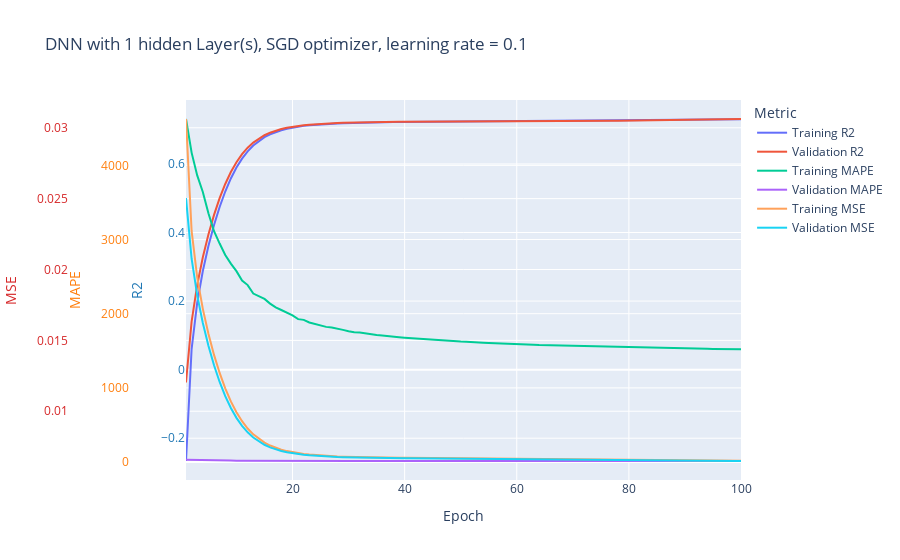
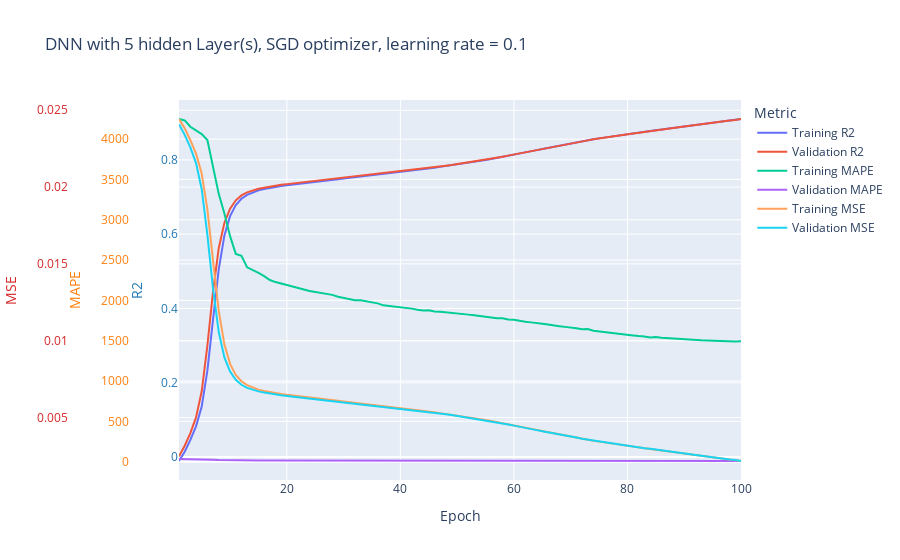
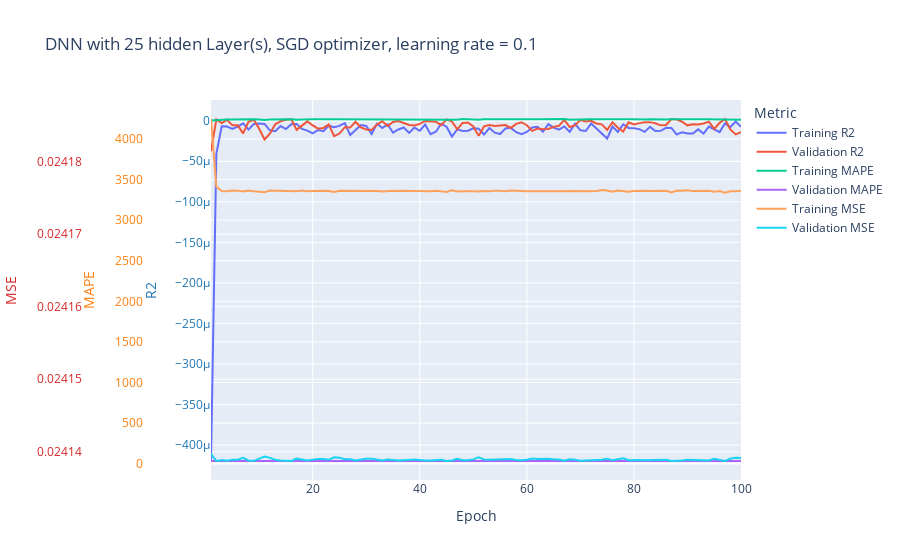
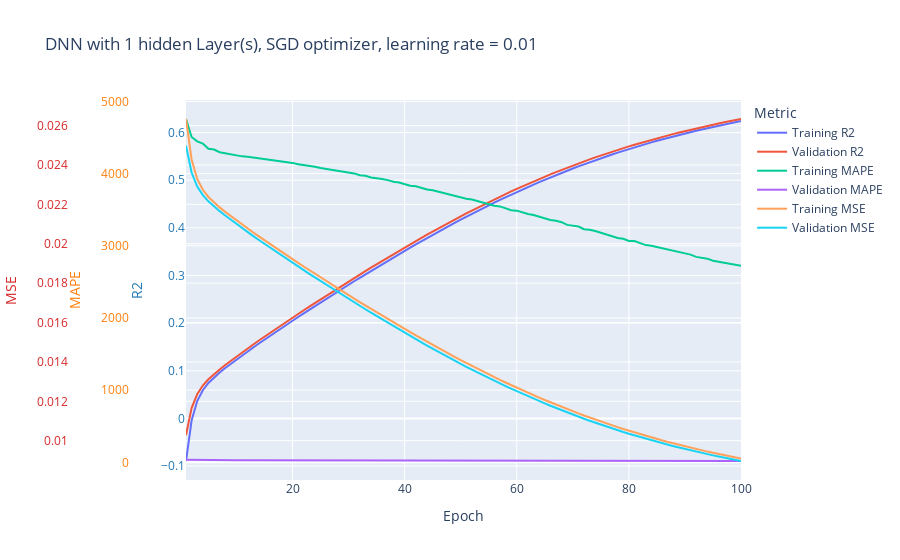

The notebook cell saved with these charts, in order:
### Code cell
for optimizer in optimizers:
    for lr in learning_rates:
        for hidden_layers in architectures:
            model_name = f"trained/model_{optimizer.__name__}_{lr}_{hidden_layers}.keras"

            model = compile(optimizer, lr, hidden_layers)
            train(model)
            
            model.save(model_name)
            
            fig = create_plot(model)
            
            fig.write_html(
                f"trained/model_{model.optimizer.__class__.__name__}_{round(float(model.optimizer.learning_rate.numpy()), 3)}_{len(model.layers) - 1}.html"
            )
            fig.show()
